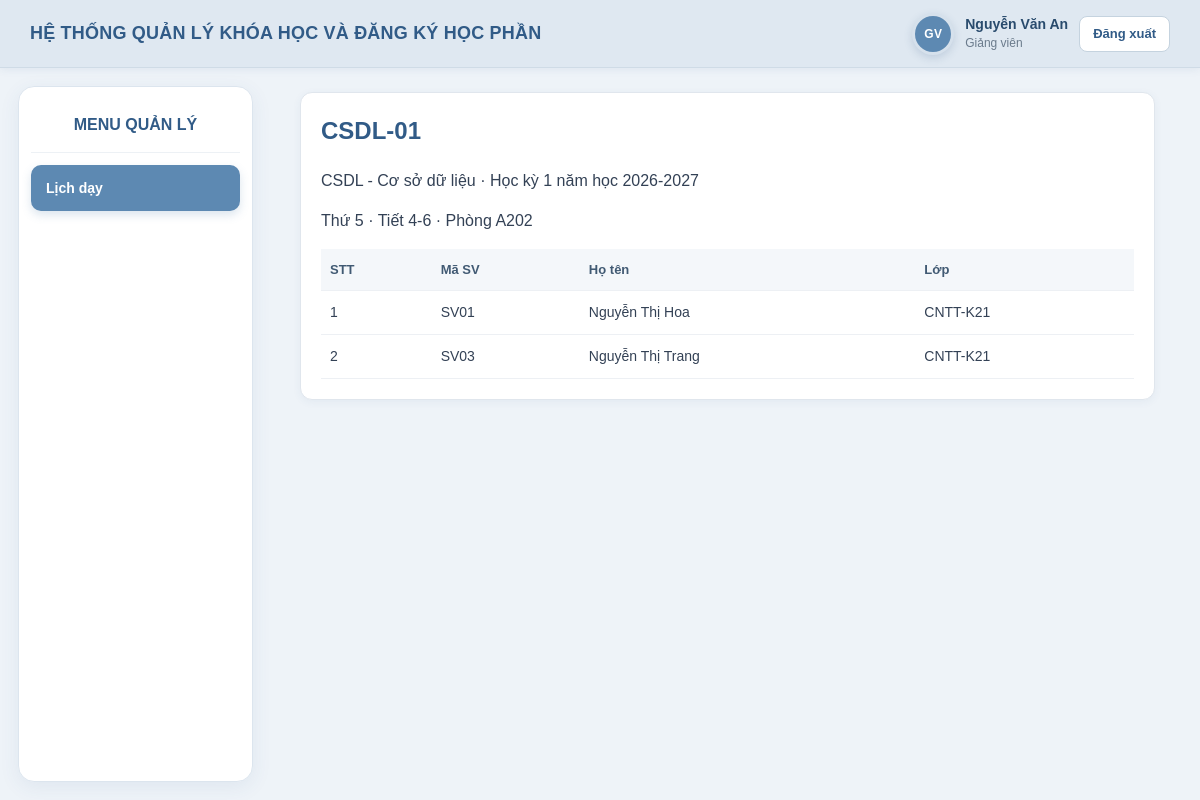
The page /BTL_web/public/index.php?r=teacher/class&id=4 (signed in) on the database its author committed.
### tables this page shows
CREATE TABLE IF NOT EXISTS `classes` (
  `id` int NOT NULL AUTO_INCREMENT,
  `class_code` varchar(50) NOT NULL,
  `course_id` int NOT NULL,
  `semester_id` int NOT NULL,
  `lecturer_id` int NOT NULL,
  `room` varchar(50) NOT NULL,
  `max_students` smallint UNSIGNED NOT NULL,
  `weekday` tinyint UNSIGNED NOT NULL,
  `start_period` tinyint UNSIGNED NOT NULL,
  `end_period` tinyint UNSIGNED NOT NULL,
  `status` tinyint(1) NOT NULL DEFAULT '1',
  PRIMARY KEY (`id`),
  UNIQUE KEY `uk_class_semester_code` (`semester_id`,`class_code`),
  KEY `idx_class_schedule` (`semester_id`,`weekday`,`start_period`,`end_period`),
  KEY `course_id` (`course_id`),
  KEY `lecturer_id` (`lecturer_id`)
);

CREATE TABLE IF NOT EXISTS `users` (
  `id` int NOT NULL AUTO_INCREMENT,
  `username` varchar(50) NOT NULL,
  `password_hash` varchar(255) NOT NULL,
  `full_name` varchar(100) NOT NULL,
  `role` enum('admin','teacher','student') NOT NULL,
  `status` tinyint(1) NOT NULL DEFAULT '1',
  `created_at` timestamp NULL DEFAULT CURRENT_TIMESTAMP,
  PRIMARY KEY (`id`),
  UNIQUE KEY `username` (`username`)
);

CREATE TABLE IF NOT EXISTS `courses` (
  `id` int NOT NULL AUTO_INCREMENT,
  `code` varchar(50) NOT NULL,
  `name` varchar(150) NOT NULL,
  `credits` tinyint UNSIGNED NOT NULL,
  `description` text,
  `status` tinyint(1) NOT NULL DEFAULT '1',
  PRIMARY KEY (`id`),
  UNIQUE KEY `code` (`code`)
);

CREATE TABLE IF NOT EXISTS `semesters` (
  `id` int NOT NULL AUTO_INCREMENT,
  `name` varchar(100) NOT NULL,
  `academic_year` varchar(9) NOT NULL,
  `term` enum('1','2','3') NOT NULL,
  `study_start` date NOT NULL,
  `study_end` date NOT NULL,
  `registration_start` date NOT NULL,
  `registration_end` date NOT NULL,
  `registration_open` tinyint(1) NOT NULL DEFAULT '0',
  `status` tinyint(1) NOT NULL DEFAULT '1',
  PRIMARY KEY (`id`)
);

CREATE TABLE IF NOT EXISTS `registrations` (
  `id` int NOT NULL AUTO_INCREMENT,
  `student_id` int NOT NULL,
  `class_id` int NOT NULL,
  `registered_at` timestamp NULL DEFAULT CURRENT_TIMESTAMP,
  PRIMARY KEY (`id`),
  UNIQUE KEY `uk_student_class` (`student_id`,`class_id`),
  KEY `class_id` (`class_id`)
);

CREATE TABLE IF NOT EXISTS `students` (
  `user_id` int NOT NULL,
  `student_code` varchar(30) NOT NULL,
  `faculty_id` int NOT NULL,
  `class_name` varchar(80) NOT NULL,
  `cohort` varchar(20) NOT NULL,
  PRIMARY KEY (`user_id`),
  UNIQUE KEY `student_code` (`student_code`),
  KEY `faculty_id` (`faculty_id`)
);

### BTL_web/src/Core/Controller.php (called while the page is built, shortened)
<?php
abstract class Controller {
    protected function view(string $name, array $data=[]): void { extract($data); require dirname(__DIR__) . '/View/' . $name . '.php'; }
}

### BTL_web/src/Controller/TeacherController.php (called while the page is built, shortened)
<?php
class TeacherController extends Controller {public function __construct(private \PDO $pdo){}public function dashboard():void{Auth::requireRole('teacher');$sem=(int)($_GET['semester_id']??0);$repo=new LecturerRepository($this->pdo);$schedule=$repo->schedule(Auth::id(),$sem?:null);$classes=(new ClassRepository($this->pdo))->findLecturerClasses(Auth::id());$this->view('teacher/dashboard',['schedule'=>$schedule,'classes'=>$classes,'semesters'=>(new SemesterRepository($this->pdo))->findAll(),'semesterId'=>$sem]);}public function classDetail():void{Auth::requireRole('teacher');$id=(int)($_GET['id']??0);$class=(new ClassRepository($this->pdo))->findById($id);if(!$class||!array_key_exists('lecturer_id',$class)||(int)$class['lecturer_id']!==Auth::id()){http_response_code(403);exit('Bạn không có quyền xem lớp này.');}$this->view('teacher/class',['class'=>$class]);}public function grades():void{Auth::requireRole('teacher');$id=(int)($_GET['id']??0);$class=(new ClassRepository($this->pdo))->findById($id);if(!$class||(int)$class['lecturer_id']!==Auth::id()){http_response_code(403);exit('Không có quyền.');}$this->view('teacher/grades',['class'=>$class]);}}

### BTL_web/src/Core/Router.php (called while the page is built, shortened)
<?php
class Router
{
    public function dispatch(string $route): void
    {
        [$class, $method] = $map[$route];
        $obj = new $class($this->pdo);
        $obj->$method();
    }
}

### BTL_web/public/index.php (called while the page is built, shortened)
<?php
require_once dirname(__DIR__) . '/src/Core/helpers.php';
require_once dirname(__DIR__) . '/src/Core/Auth.php';
require_once dirname(__DIR__) . '/src/Core/Controller.php';
require_once dirname(__DIR__) . '/src/Core/Router.php';
spl_autoload_register(function (string $class): void {
    $prefix = 'App\\';
    $file = dirname(__DIR__) . '/src/' . str_replace('\\', '/', substr($class, strlen($prefix))) . '.php';
});
$pdo = Database::connection();
$router = new Router($pdo);
$router->dispatch($_GET['r'] ?? 'home');

### BTL_web/src/Core/Auth.php (called while the page is built, shortened)
<?php
class Auth {
    public static function check(): bool { return isset($_SESSION['user_id']); }
    public static function role(): ?string { return $_SESSION['role'] ?? null; }
    public static function user(): array { return $_SESSION['user'] ?? []; }
}

### BTL_web/src/Core/helpers.php (called while the page is built, shortened)
<?php
function e(mixed $value): string { return htmlspecialchars((string)$value, ENT_QUOTES | ENT_SUBSTITUTE, 'UTF-8'); }

### BTL_web/src/Repository/ClassRepository.php (called while the page is built, shortened)
<?php
class ClassRepository
{
    private PDO $pdo;
    public function __construct(PDO $pdo)
    {
        $this->pdo = $pdo;
    }
    public function findById(int $id): ?array
    {
        $sql = "
            SELECT
                cl.*,
                co.code AS course_code,
                co.name AS course_name,
                co.credits,
                s.name AS semester_name,
                s.study_start,
                s.study_end,
                u.full_name AS lecturer_name
            FROM classes cl
            INNER JOIN courses co
                ON co.id = cl.course_id
            INNER JOIN semesters s
                ON s.id = cl.semester_id
            INNER JOIN users u
                ON u.id = cl.lecturer_id
            WHERE cl.id = :id
            LIMIT 1
        ";
        $stmt = $this->pdo->prepare($sql);
        $stmt->execute([
            ':id' => $id
        ]);
        $class = $stmt->fetch(PDO::FETCH_ASSOC);
        $sql = "
            SELECT
                r.id AS registration_id,
                u.id AS student_id,
                u.full_name,
                s.student_code,
                s.class_name
            FROM registrations r
            INNER JOIN users u
                ON u.id = r.student_id
            INNER JOIN students s
                ON s.user_id = u.id
            WHERE r.class_id = :class_id
            ORDER BY
                s.student_code ASC
        ";
        $stmt = $this->pdo->prepare($sql);
        $stmt->execute([
            ':class_id' => $id
        ]);
        $class['students'] =
            $stmt->fetchAll(PDO::FETCH_ASSOC);
        return $class;
    }
}

### BTL_web/src/View/teacher/class.php (the view)
<?php $title='Danh sách sinh viên';include dirname(__DIR__).'/layout/header.php';?><div class="card"><h2><?=e($class['class_code'])?></h2><p><?=e($class['course_code'].' - '.$class['course_name'])?> · <?=e($class['semester_name'])?></p><p>Thứ <?=e($class['weekday'])?> · Tiết <?=e($class['start_period'])?>-<?=e($class['end_period'])?> · Phòng <?=e($class['room'])?></p><table><tr><th>STT</th><th>Mã SV</th><th>Họ tên</th><th>Lớp</th></tr><?php foreach($class['students'] as $i=>$s):?><tr><td><?=$i+1?></td><td><?=e($s['student_code'])?></td><td><?=e($s['full_name'])?></td><td><?=e($s['class_name'])?></td></tr><?php endforeach;?></table></div><?php include dirname(__DIR__).'/layout/footer.php';?>

### BTL_web/src/View/layout/header.php (shortened to what this page needs)
<?php
$currentRoute = $_GET['r'] ?? '';
$user = Auth::user();
$fullName = $user['full_name'] ?? 'Người dùng';
$role = Auth::role();
if ($role === 'admin') {
    $roleName = 'Quản trị viên';
    $avatarText = 'A';
} elseif ($role === 'teacher') {
    $roleName = 'Giảng viên';
    $avatarText = 'GV';
} elseif ($role === 'student') {
    $roleName = 'Sinh viên';
    $avatarText = 'SV';
} else {
    $roleName = 'Người dùng';
    $avatarText = 'U';
}
?>
<!doctype html>
<html lang="vi">
<head>
</head>
<body>
<header class="top">
    <div class="brand">
        HỆ THỐNG QUẢN LÝ KHÓA HỌC VÀ ĐĂNG KÝ HỌC PHẦN
    </div>
    <?php if (Auth::check()): ?>
        <div class="account">
            <div
                class="account-avatar"
                title="<?= e($roleName) ?>"
            >
                <?= e($avatarText) ?>
            </div>
            <div class="account-info">
                <div class="account-name">
                    <?= e($fullName) ?>
                </div>
                <div class="account-role">
                    <?= e($roleName) ?>
                </div>
            </div>
            <form
                class="logout-form"
                method="post"
                action="<?= e(BASE_URL) ?>?r=auth/logout"
            >
                <button
                    class="logout"
                    type="submit"
                >
                    Đăng xuất
                </button>
            </form>
        </div>
    <?php endif; ?>
</header>
<?php if (Auth::check()): ?>
    <nav class="nav">
        <div class="nav-title">
            MENU QUẢN LÝ
        </div>
        <?php if (Auth::role() === 'admin'): ?>
            <a
                href="<?= e(BASE_URL) ?>?r=admin/students"
                class="<?= str_contains(
                    $currentRoute,
                    'admin/students'
                ) ? 'active' : '' ?>"
            >
                Quản lý sinh viên
            </a>
            <a
                href="<?= e(BASE_URL) ?>?r=admin/lecturers"
                class="<?= str_contains(
                    $currentRoute,
                    'admin/lecturers'
                ) ? 'active' : '' ?>"
            >
                Quản lý giảng viên
            </a>
            <a
                href="<?= e(BASE_URL) ?>?r=admin/courses"
                class="<?= str_contains(
                    $currentRoute,
                    'admin/courses'
                ) ? 'active' : '' ?>"
            >
                Quản lý học phần
            </a>
            <a
                href="<?= e(BASE_URL) ?>?r=admin/classes"
                class="<?= str_contains(
                    $currentRoute,
                    'admin/classes'
                ) ? 'active' : '' ?>"
            >
                Quản lý lớp học phần
            </a>
            <a
                href="<?= e(BASE_URL) ?>?r=admin/semesters"
                class="<?= str_contains(
                    $currentRoute,
                    'admin/semesters'
                ) ? 'active' : '' ?>"
            >
                Quản lý học kỳ
            </a>
        <!-- =================================================
             GIẢNG VIÊN
        ================================================== -->
        <?php elseif (Auth::role() === 'teacher'): ?>
            <a
                href="<?= e(BASE_URL) ?>?r=teacher/dashboard"
                class="<?= str_contains(
                    $currentRoute,
                    'teacher'
                ) ? 'active' : '' ?>"
            >
                Lịch dạy
            </a>
        <?php endif; ?>
    </nav>
<?php endif; ?>
<main class="wrap">

### BTL_web/src/View/layout/header.php (style rules this page uses)
* { box-sizing: border-box; }
html, body { margin: 0; padding: 0; }
html { height: 100%; }
body { min-height: 100vh; font-family: Arial, sans-serif; background: #eef3f8; color: #334155; line-height: 1.5; overflow-x: hidden; }
a { text-decoration: none; color: #315b87; }
button, input, select, textarea { font-family: Arial, sans-serif; }
.top { position: fixed; top: 0; left: 0; right: 0; height: 68px; background: #dfe8f1; border-bottom: 1px solid #cfdbe6; display: flex; align-items: center; justify-content: space-between; gap: 20px; padding: 0 30px; z-index: 1000; box-shadow: 0 2px 8px rgba( 49, 91, 135, 0.08 ); }
.brand { font-weight: 700; color: #315b87; font-size: 18px; line-height: 1.25; letter-spacing: .2px; white-space: nowrap; overflow: hidden; text-overflow: ellipsis; flex: 1; min-width: 0; }
.account { display: flex; align-items: center; justify-content: flex-end; gap: 11px; height: 100%; flex-shrink: 0; white-space: nowrap; }
.account-avatar { width: 42px; height: 42px; min-width: 42px; border-radius: 50%; background: #5d89b2; color: #ffffff; display: flex; align-items: center; justify-content: center; font-size: 12px; font-weight: 700; letter-spacing: .2px; border: 3px solid rgba( 255, 255, 255, .75 ); box-shadow: 0 3px 9px rgba( 49, 91, 135, .18 ); }
.account-info { display: flex; flex-direction: column; justify-content: center; min-width: 90px; line-height: 1.2; }
.account-name { color: #294b6d; font-size: 14px; font-weight: 700; max-width: 180px; overflow: hidden; text-overflow: ellipsis; white-space: nowrap; }
.account-role { color: #6b7b8c; font-size: 12px; margin-top: 3px; white-space: nowrap; }
.logout-form { margin: 0; }
.logout { border: 1px solid #c5d3df; background: #ffffff; color: #315b87; min-height: 36px; padding: 7px 13px; border-radius: 8px; cursor: pointer; font-size: 13px; font-weight: 600; transition: background .2s ease, color .2s ease, transform .15s ease, box-shadow .2s ease; }
.nav { position: fixed; left: 18px; top: 86px; bottom: 18px; width: 235px; background: #ffffff; border: 1px solid #dce5ee; border-radius: 16px; padding: 18px 12px; box-shadow: 0 5px 20px rgba( 49, 91, 135, .08 ); display: flex; flex-direction: column; gap: 7px; z-index: 900; overflow-y: auto; }
.nav-title { color: #315b87; font-size: 16px; font-weight: 700; text-align: center; padding: 8px 12px 15px; border-bottom: 1px solid #edf1f5; margin-bottom: 5px; }
.nav a { display: flex; align-items: center; min-height: 46px; padding: 0 15px; border-radius: 10px; color: #526579; background: transparent; font-size: 14px; font-weight: 600; transition: background .2s ease, color .2s ease, transform .2s ease, box-shadow .2s ease; flex-shrink: 0; }
.nav a.active { background: #5d89b2; color: #ffffff; box-shadow: 0 4px 10px rgba( 93, 137, 178, .22 ); }
.wrap { width: auto; max-width: none; margin-left: 280px; margin-right: 25px; padding-left: 20px; padding-right: 20px; padding-top: 92px; padding-bottom: 30px; }
h1, h2, h3 { color: #315b87; }
h2 { margin-top: 0; }
.card { background: #ffffff; border: 1px solid #e0e6ed; border-radius: 12px; padding: 20px; box-shadow: 0 2px 8px rgba( 49, 91, 135, .06 ); margin-bottom: 18px; }
table { width: 100%; border-collapse: collapse; }
th, td { padding: 11px 9px; border-bottom: 1px solid #edf0f4; text-align: left; font-size: 14px; vertical-align: top; }
th { background: #f4f7fa; font-size: 13px; color: #415a73; }

### rows shown on the page
classes: users.full_name "Nguyễn Văn An", class_code "CSDL-01", course.name "CSDL - Cơ sở dữ liệu", semester.name "Học kỳ 1 năm học 2026-2027", weekday "5", start_period "4", end_period "6", room "A202"
registrations: student.student_code "SV01", users.full_name "Nguyễn Thị Hoa", student.class_name "CNTT-K21"
registrations: student.student_code "SV03", users.full_name "Nguyễn Thị Trang", student.class_name "CNTT-K21"

### other values the page prints
$avatarText "GV"
$roleName "Giảng viên"
